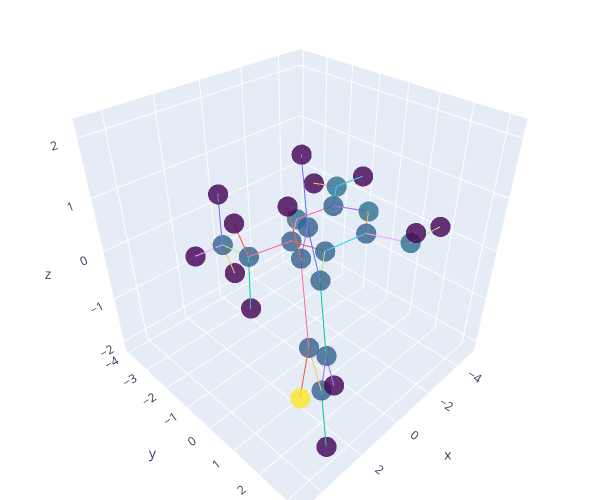

Source (notebook cell):
### Markdown cell above
### DHFR Model Testing

### Code cell
dataset = TUDataset(root='/tmp/DHFR', name='DHFR', use_node_attr=True)

# convert the dataset to tensorized format
tdata = []
for data in dataset:
    g = data
    G = to_networkx(g)
    Z = torch.tensor(g['x'][:,:3])
    H = torch.tensor(g['x'][:,3:])
    Gdata = tensorize(G,Z,H)
    tdata.append(Gdata)
    Gdata['y'] = data['y'][0]

# plot the molecule
fig = plot_molecule(tdata[0])

fig.show()

### Figure 1 — Plotly figure (JSON) as saved in the notebook; plotly's stock layout.template omitted (floating-point values rounded to 4 significant figures)
{"data": [{"marker": {"color": [6, 5, 6, 5, 5, 5, 5, 5, 5, 5, 5, 5, 6, 6, 16, 5, 5, 0, 0, 0, 0, 0, 0, 0, 0, 0, 0, 0, 0, 0], "colorscale": [[0, "#440154"], [0.1111, "#482878"], [0.2222, "#3e4989"], [0.3333, "#31688e"], [0.4444, "#26828e"], [0.5556, "#1f9e89"], [0.6667, "#35b779"], [0.7778, "#6ece58"], [0.8889, "#b5de2b"], [1, "#fde725"]], "opacity": 0.8, "size": 7}, "mode": "markers", "showlegend": false, "type": "scatter3d", "x": [-2.902, -2.892, -1.793, -0.608, -0.5102, -1.721, 0.7699, 1.566, 2.787, 3.222, 2.446, 1.225, -4.08, -1.801, 4.725, 0.3598, 0.6269, 1.24, 3.388, 2.78, 0.6285, -4.101, -4.932, -1.034, -2.727, 1.299, -0.3054, -0.1, 1.322, 1.12], "y": [0.2811, -1.032, -1.743, -1.087, 0.2869, 0.925, 1.009, 1.123, 1.803, 2.376, 2.276, 1.596, -1.693, 2.292, 3.213, -3.396, -1.915, 0.6797, 1.878, 2.723, 1.528, -2.688, -1.185, 2.76, 2.656, -3.918, -3.544, -3.868, -1.83, -1.507], "z": [0.395, 0.171, -0.07957, -0.1143, 0.1099, 0.3793, 0.06923, 1.221, 1.181, -0.01127, -1.163, -1.122, 0.1973, 0.5775, -0.06097, -0.6577, -0.4123, 2.161, 2.084, -2.097, -2.031, 0.02973, 0.383, 1.048, 0.7779, -0.8665, -1.515, 0.2173, 0.4313, -1.302]}, {"mode": "lines", "showlegend": false, "type": "scatter3d", "x": [-2.902, -2.892], "y": [0.2811, -1.032], "z": [0.395, 0.171]}, {"mode": "lines", "showlegend": false, "type": "scatter3d", "x": [-2.902, -1.721], "y": [0.2811, 0.925], "z": [0.395, 0.3793]}, {"mode": "lines", "showlegend": false, "type": "scatter3d", "x": [-2.902, -2.892], "y": [0.2811, -1.032], "z": [0.395, 0.171]}, {"mode": "lines", "showlegend": false, "type": "scatter3d", "x": [-2.892, -1.793], "y": [-1.032, -1.743], "z": [0.171, -0.07957]}, {"mode": "lines", "showlegend": false, "type": "scatter3d", "x": [-2.892, -4.08], "y": [-1.032, -1.693], "z": [0.171, 0.1973]}, {"mode": "lines", "showlegend": false, "type": "scatter3d", "x": [-2.892, -1.793], "y": [-1.032, -1.743], "z": [0.171, -0.07957]}, {"mode": "lines", "showlegend": false, "type": "scatter3d", "x": [-1.793, -0.608], "y": [-1.743, -1.087], "z": [-0.07957, -0.1143]}, {"mode": "lines", "showlegend": false, "type": "scatter3d", "x": [-1.793, -0.608], "y": [-1.743, -1.087], "z": [-0.07957, -0.1143]}, {"mode": "lines", "showlegend": false, "type": "scatter3d", "x": [-0.608, -0.5102], "y": [-1.087, 0.2869], "z": [-0.1143, 0.1099]}, {"mode": "lines", "showlegend": false, "type": "scatter3d", "x": [-0.608, 0.6269], "y": [-1.087, -1.915], "z": [-0.1143, -0.4123]}, {"mode": "lines", "showlegend": false, "type": "scatter3d", "x": [-0.608, -0.5102], "y": [-1.087, 0.2869], "z": [-0.1143, 0.1099]}, {"mode": "lines", "showlegend": false, "type": "scatter3d", "x": [-0.5102, -1.721], "y": [0.2869, 0.925], "z": [0.1099, 0.3793]}, {"mode": "lines", "showlegend": false, "type": "scatter3d", "x": [-0.5102, 0.7699], "y": [0.2869, 1.009], "z": [0.1099, 0.06923]}, {"mode": "lines", "showlegend": false, "type": "scatter3d", "x": [-2.902, -1.721], "y": [0.2811, 0.925], "z": [0.395, 0.3793]}, {"mode": "lines", "showlegend": false, "type": "scatter3d", "x": [-0.5102, -1.721], "y": [0.2869, 0.925], "z": [0.1099, 0.3793]}, {"mode": "lines", "showlegend": false, "type": "scatter3d", "x": [-1.721, -1.801], "y": [0.925, 2.292], "z": [0.3793, 0.5775]}, {"mode": "lines", "showlegend": false, "type": "scatter3d", "x": [-0.5102, 0.7699], "y": [0.2869, 1.009], "z": [0.1099, 0.06923]}, {"mode": "lines", "showlegend": false, "type": "scatter3d", "x": [0.7699, 1.566], "y": [1.009, 1.123], "z": [0.06923, 1.221]}, {"mode": "lines", "showlegend": false, "type": "scatter3d", "x": [0.7699, 1.225], "y": [1.009, 1.596], "z": [0.06923, -1.122]}, {"mode": "lines", "showlegend": false, "type": "scatter3d", "x": [0.7699, 1.566], "y": [1.009, 1.123], "z": [0.06923, 1.221]}, {"mode": "lines", "showlegend": false, "type": "scatter3d", "x": [1.566, 2.787], "y": [1.123, 1.803], "z": [1.221, 1.181]}, {"mode": "lines", "showlegend": false, "type": "scatter3d", "x": [1.566, 1.24], "y": [1.123, 0.6797], "z": [1.221, 2.161]}, {"mode": "lines", "showlegend": false, "type": "scatter3d", "x": [1.566, 2.787], "y": [1.123, 1.803], "z": [1.221, 1.181]}, {"mode": "lines", "showlegend": false, "type": "scatter3d", "x": [2.787, 3.222], "y": [1.803, 2.376], "z": [1.181, -0.01127]}, {"mode": "lines", "showlegend": false, "type": "scatter3d", "x": [2.787, 3.388], "y": [1.803, 1.878], "z": [1.181, 2.084]}, {"mode": "lines", "showlegend": false, "type": "scatter3d", "x": [2.787, 3.222], "y": [1.803, 2.376], "z": [1.181, -0.01127]}, {"mode": "lines", "showlegend": false, "type": "scatter3d", "x": [3.222, 2.446], "y": [2.376, 2.276], "z": [-0.01127, -1.163]}, {"mode": "lines", "showlegend": false, "type": "scatter3d", "x": [3.222, 4.725], "y": [2.376, 3.213], "z": [-0.01127, -0.06097]}, {"mode": "lines", "showlegend": false, "type": "scatter3d", "x": [3.222, 2.446], "y": [2.376, 2.276], "z": [-0.01127, -1.163]}, {"mode": "lines", "showlegend": false, "type": "scatter3d", "x": [2.446, 1.225], "y": [2.276, 1.596], "z": [-1.163, -1.122]}, {"mode": "lines", "showlegend": false, "type": "scatter3d", "x": [2.446, 2.78], "y": [2.276, 2.723], "z": [-1.163, -2.097]}, {"mode": "lines", "showlegend": false, "type": "scatter3d", "x": [0.7699, 1.225], "y": [1.009, 1.596], "z": [0.06923, -1.122]}, {"mode": "lines", "showlegend": false, "type": "scatter3d", "x": [2.446, 1.225], "y": [2.276, 1.596], "z": [-1.163, -1.122]}, {"mode": "lines", "showlegend": false, "type": "scatter3d", "x": [1.225, 0.6285], "y": [1.596, 1.528], "z": [-1.122, -2.031]}, {"mode": "lines", "showlegend": false, "type": "scatter3d", "x": [-2.892, -4.08], "y": [-1.032, -1.693], "z": [0.171, 0.1973]}, {"mode": "lines", "showlegend": false, "type": "scatter3d", "x": [-4.08, -4.101], "y": [-1.693, -2.688], "z": [0.1973, 0.02973]}, {"mode": "lines", "showlegend": false, "type": "scatter3d", "x": [-4.08, -4.932], "y": [-1.693, -1.185], "z": [0.1973, 0.383]}, {"mode": "lines", "showlegend": false, "type": "scatter3d", "x": [-1.721, -1.801], "y": [0.925, 2.292], "z": [0.3793, 0.5775]}, {"mode": "lines", "showlegend": false, "type": "scatter3d", "x": [-1.801, -1.034], "y": [2.292, 2.76], "z": [0.5775, 1.048]}, {"mode": "lines", "showlegend": false, "type": "scatter3d", "x": [-1.801, -2.727], "y": [2.292, 2.656], "z": [0.5775, 0.7779]}, {"mode": "lines", "showlegend": false, "type": "scatter3d", "x": [3.222, 4.725], "y": [2.376, 3.213], "z": [-0.01127, -0.06097]}, {"mode": "lines", "showlegend": false, "type": "scatter3d", "x": [0.3598, 0.6269], "y": [-3.396, -1.915], "z": [-0.6577, -0.4123]}, {"mode": "lines", "showlegend": false, "type": "scatter3d", "x": [0.3598, 1.299], "y": [-3.396, -3.918], "z": [-0.6577, -0.8665]}, {"mode": "lines", "showlegend": false, "type": "scatter3d", "x": [0.3598, -0.3054], "y": [-3.396, -3.544], "z": [-0.6577, -1.515]}, {"mode": "lines", "showlegend": false, "type": "scatter3d", "x": [0.3598, -0.1], "y": [-3.396, -3.868], "z": [-0.6577, 0.2173]}, {"mode": "lines", "showlegend": false, "type": "scatter3d", "x": [-0.608, 0.6269], "y": [-1.087, -1.915], "z": [-0.1143, -0.4123]}, {"mode": "lines", "showlegend": false, "type": "scatter3d", "x": [0.3598, 0.6269], "y": [-3.396, -1.915], "z": [-0.6577, -0.4123]}, {"mode": "lines", "showlegend": false, "type": "scatter3d", "x": [0.6269, 1.322], "y": [-1.915, -1.83], "z": [-0.4123, 0.4313]}, {"mode": "lines", "showlegend": false, "type": "scatter3d", "x": [0.6269, 1.12], "y": [-1.915, -1.507], "z": [-0.4123, -1.302]}, {"mode": "lines", "showlegend": false, "type": "scatter3d", "x": [1.566, 1.24], "y": [1.123, 0.6797], "z": [1.221, 2.161]}, {"mode": "lines", "showlegend": false, "type": "scatter3d", "x": [2.787, 3.388], "y": [1.803, 1.878], "z": [1.181, 2.084]}, {"mode": "lines", "showlegend": false, "type": "scatter3d", "x": [2.446, 2.78], "y": [2.276, 2.723], "z": [-1.163, -2.097]}, {"mode": "lines", "showlegend": false, "type": "scatter3d", "x": [1.225, 0.6285], "y": [1.596, 1.528], "z": [-1.122, -2.031]}, {"mode": "lines", "showlegend": false, "type": "scatter3d", "x": [-4.08, -4.101], "y": [-1.693, -2.688], "z": [0.1973, 0.02973]}, {"mode": "lines", "showlegend": false, "type": "scatter3d", "x": [-4.08, -4.932], "y": [-1.693, -1.185], "z": [0.1973, 0.383]}, {"mode": "lines", "showlegend": false, "type": "scatter3d", "x": [-1.801, -1.034], "y": [2.292, 2.76], "z": [0.5775, 1.048]}, {"mode": "lines", "showlegend": false, "type": "scatter3d", "x": [-1.801, -2.727], "y": [2.292, 2.656], "z": [0.5775, 0.7779]}, {"mode": "lines", "showlegend": false, "type": "scatter3d", "x": [0.3598, 1.299], "y": [-3.396, -3.918], "z": [-0.6577, -0.8665]}, {"mode": "lines", "showlegend": false, "type": "scatter3d", "x": [0.3598, -0.3054], "y": [-3.396, -3.544], "z": [-0.6577, -1.515]}, {"mode": "lines", "showlegend": false, "type": "scatter3d", "x": [0.3598, -0.1], "y": [-3.396, -3.868], "z": [-0.6577, 0.2173]}, {"mode": "lines", "showlegend": false, "type": "scatter3d", "x": [0.6269, 1.322], "y": [-1.915, -1.83], "z": [-0.4123, 0.4313]}, {"mode": "lines", "showlegend": false, "type": "scatter3d", "x": [0.6269, 1.12], "y": [-1.915, -1.507], "z": [-0.4123, -1.302]}], "layout": {"autosize": false, "height": 500, "margin": {"b": 0, "l": 0, "r": 0, "t": 0}, "scene": {"aspectmode": "cube"}, "width": 600}}
